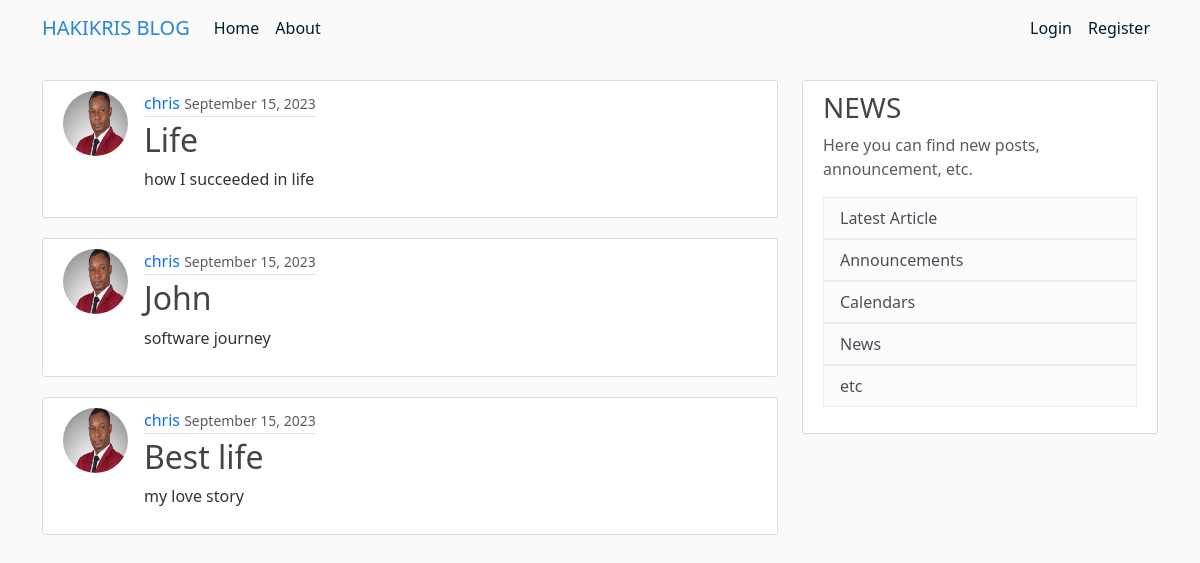
The page / on the database its author committed.
### blog/models.py (models this page shows, shortened)
class Post(models.Model):
    title = models.CharField(max_length=100)
    content = models.TextField()
    date_posted = models.DateTimeField(default=timezone.now)
    author = models.ForeignKey(User, on_delete=models.CASCADE)

### users/models.py (models this page shows, shortened)
class Profile(models.Model):
    user = models.OneToOneField(User, on_delete=models.CASCADE )
    image = models.ImageField(default='default.jpg', upload_to='profile_pics')

### blog/views.py (the view)
# urls.py: path('', PostListView.as_view(), name='blog-home'),
class PostListView(ListView):
    model = Post
    template_name = 'blog/home.html'
    context_object_name = 'posts'
    ordering = ['-date_posted']

### blog/templates/blog/home.html
{% extends "blog/base.html" %}
{% block content %}
    {% for post in posts %}
    <article class="media content-section">
      <img class="rounded-circle article-img" src="{{ post.author.profile.image.url }}" alt="">
        <div class="media-body">
          <div class="article-metadata">
            <a class="mr-2" href="#">{{ post.author }}</a>
            <small class="text-muted">{{ post.date_posted|date:"F d, Y" }}</small>
          </div>
          <h2><a class="article-title" href="#">{{ post.title }}</a></h2>
          <p class="article-content">{{ post.content }}</p>
        </div>
      </article>
    {% endfor %}
{% endblock content %}

### blog/static/blog/main.css (style rules this page uses)
body { background: #fafafa; color: #333333; margin-top: 5rem; }
h1, h2, h3, h4, h5, h6 { color: #444444; }
.media { display: flex; }
a { text-decoration: none; }
.content-section { background: #ffffff; padding: 10px 20px; border: 1px solid #dddddd; border-radius: 3px; margin-bottom: 20px; }
.article-title { color: #444444; }
.article-content { white-space: pre-line; }
.article-img { height: 65px; width: 65px; margin-right: 16px; }
.article-metadata { padding-bottom: 1px; margin-bottom: 4px; border-bottom: 1px solid #e3e3e3; }

### rows shown on the page
Post: author.profile.image (picture), author "chris", date_posted "September 15, 2023", title "Life", content "how I succeeded in life"
Post: author.profile.image (picture), author "chris", date_posted "September 15, 2023", title "John", content "software journey"
Post: author.profile.image (picture), author "chris", date_posted "September 15, 2023", title "Best life", content "my love story"
